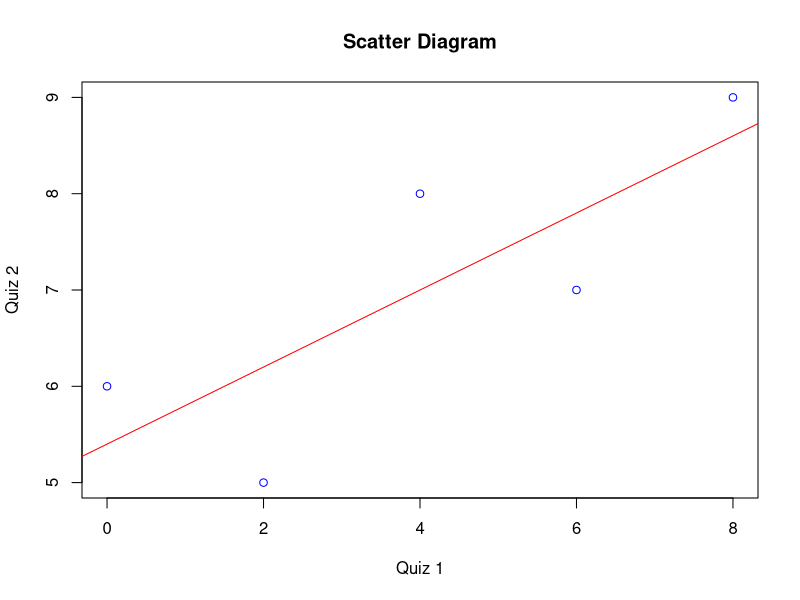

This chart was generated by the following R code: (Note: this script raises an error after producing the figure.)
#Simple Linear Regression

#Example 1.12
#Step 1 - Define the dataset
X <- c(0,2,4,6,8) #Quiz 1 data
Y <- c(6,5,8,7,9) #Quiz 2 data

#Step 2 - Visualize the data
plot(Y ~ X, col = "blue",
     main = "Scatter Diagram",
     xlab = "Quiz 1",
     ylab = "Quiz 2"
     ) #Plot scatter diagram

#Step 3 - Modeling (SLR)
Fitline <- lm(Y ~ X); 
Fitline #Estimate parameters
Yhat <- predict(Fitline); 
Yhat

#Step 4 - Plot the model
abline(Fitline, col="red")
#Add regression line on the scatter diagram

#Step 5 - Evaluate the model
anova(Fitline) #Test significance of the regression
Fcv <- qf(0.95,1,3);
Fcv

test <- summary(Fitline);
test #Test significance of the individual variable
tcvl <- qt(0.025, 3);
tcvl #LHS
tcvr <- qt(0.975,3);
tcvr #RHS

R = cor(X,Y) #correlation
R2 = 1-(sum((test$residuals)^2)/sum((Y-mean(Y))^2))
mse = mean((test$residuals)^2) #mean square error
mae = mean(abs(test$residuals)) #mean absolute error
rmse = sqrt(mse) #root mean square error
cat(" R:", R,"\n", "R-squared:", R2,"\n", "MAE:", mae,"\n", "MSE:", mse,"\n", "RMSE:", rmse)

confint(Fitline) #confidence interval of the estimators
#Confidence interval of the mean response, E(X)
predict(FitLine, newdadta=data.frame(X=7), interval='confidence', level=0.95)
#Prediction interval
predict(Fitline, newdata=data.frame(X=6), interval='prediction', level=0.95)

#Plot confidence interval of the mean response
library(ggplot2)
quiz <- as.data.frame(cbind(X,Y)) #Set up data frame
ggplot(quiz, aes(x = X, y = Y)) +
  geom_point() +
  geom_smooth(method = "lm", formula = y ~ x, colour = 'blue') +
  ggtitle('Scatter Diagram') + 
  xlab('Quiz 1') +
  ylab('Quiz 2')
  
  